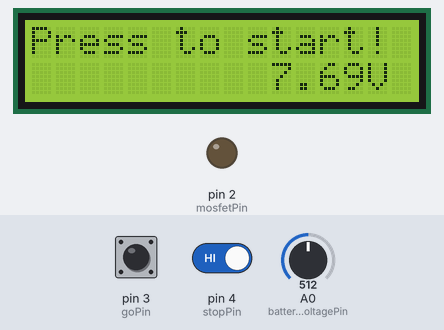
The sketch below on a simulated Arduino Uno, built with avr-gcc and run on an emulated ATmega328P. On the bench: 16×2 character LCD, output pins drawn as LEDs (lit = HIGH). The inputs (shaded band) are chosen by the test bench; at power-on: pin 3 (goPin) HIGH, pin 4 (stopPin) HIGH, A0 (batteryVoltagePin) = 512. What the sketch prints to the serial monitor is not drawn.

Above: at 1.2 s.
1.3 s: pin 3 (goPin) pulled LOW for 0.15 s
At 2.5 s:
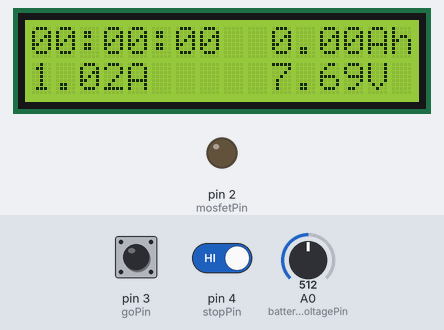
2.9 s: pin 3 (goPin) driven LOW and pin 4 (stopPin) driven LOW
At 3.8 s:
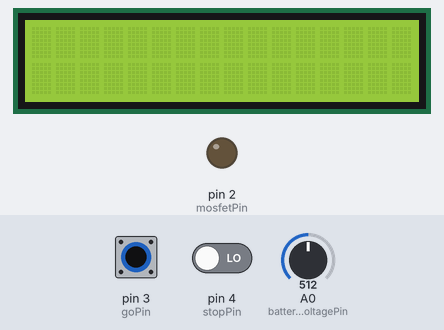
At 33.8 s:
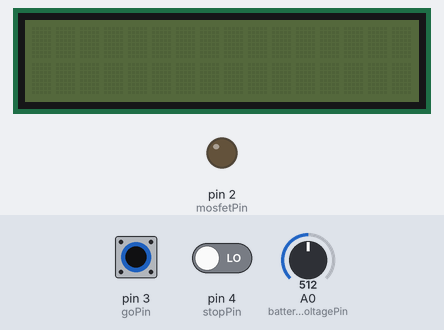
Timing chart, 0 to 34.4 s (numbered marks = the images above; inputs shaded):
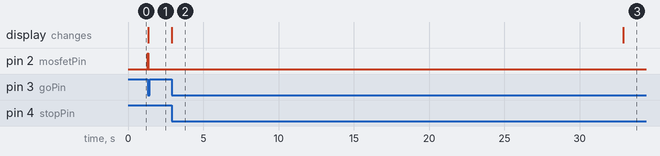

Measured:
- after the input at 1.3 s, pin 2 (mosfetPin): LOW → HIGH at once, → LOW 0.03 s later; the display: changes at once (image 1)
- after the input at 2.9 s, the display: changes at once (image 2)
- what the display in image 2 shows lasts 30.0 s, from 2.9 s to 32.9 s

The sketch:

Checker_2.ino
```cpp
//Antony Cratwright Electronics & Code.
//Designed and written by Antony Cartwright on 04/06/2021.

//You can see my videos here:
//Part 1: https://www.youtube.com/watch?v=DFCcOqFxxGA
//Part 2: https://www.youtube.com/watch?v=EUuwX6P-pak

//The code and hardware has changed a little. This code is better, more efficient, tidier and commented out better.
//It also accounts for an anti-reverse diode. I accidentally reverse-connected the device and blew the LCD and the mosfet.
//In my hardware, I haven't actually fitted the diode properly. I'll show you that in the next viudeo hopefully. The board needs a redesign.

//This project is code for a battery drainer. It applies a load of a known resistance to a battery and monitors it's performance. Therefore, we can work out its acapacity accurately.

//Include I2C LCD libraries.
#include <Wire.h>
#include <LiquidCrystal_I2C.h>

//Define the pins.
#define mosfetPin 2
#define goPin 3
#define stopPin 4
#define batteryVoltagePin A0

//LCD Library for I2C
LiquidCrystal_I2C lcd(0x27, 16, 2);

//Is the load currently supposed to be running?
bool runLoad = false;

//Last time a poll occured.
long lastMillisPoll = 0;

//Last time a LCD was updated.
long lastMillisLCD = 0;

//Last known pin states.
bool goPinLastState = HIGH;
bool stopPinLastState = HIGH;

//System voltage - Needed for the ADC calulation.
const float systemVoltage = 5.01; //Enter system voltage here.

//This only gets set once. Voltage per count.
float vpc = systemVoltage / 1024;

//The ratio of the resistors matters, it's used to scale up to correct voltage.
const float voltageDivider1 = 9.66; //Put R1 resistance here.
const float voltageDivider2 = 4.95; //Put R2 resistance here.

//Knowing the resistor restances, we can calculate the 'multiplier'.
float multiplier = (voltageDivider1 + voltageDivider2) / voltageDivider2;

//The load resistance. This needs to be accurate.
const float loadResistance = 7.51; //Put R3 and fan equivalent resistance here.

//Amp polls are done approx 1 time per second and aren't reset. Temporary values are here.
float ampSecondsSum = 0; //Sum is the sum of the samples.
int ampSecondsCount = 0; //Count is the amount of samples taken.

//Voltage polls are done approx 10 times per second, then reset. Temporary values are here.
float batteryVoltageSum = 0; //Sum is the sum of the samples.
int batteryVoltageCount = 0; //Count is the amount of samples taken.
float batteryVoltageAvg = 0;

//Time this drain started.
long millisStarted = 0;

//Time last input was detected.
long lastInput = 0;

//Last LCD on state.
bool LCDOn = true;

//Reverse protection diode drop voltage.
const float diodeDrop = 0.30;

void setup() {
  // put your setup code here, to run once:
  Serial.begin(115200);

  //Set the min modes for the 4 pins.
  pinMode(mosfetPin, OUTPUT);
  pinMode(goPin, INPUT_PULLUP);
  pinMode(stopPin, INPUT_PULLUP);
  pinMode(batteryVoltagePin, INPUT);

  lcd.init(); //Initialise the LCD.

  LCDBackgroundOn(true); //Turn the LCD backlight on.

  //lcd.setCursor(0, 0);
  //lcd.print("Starting Up!");

  lcd.setCursor(0, 0);
  lcd.print("Press to start!");

  //Let's see the start voltage to start with.
  int counts = analogRead(batteryVoltagePin);
  float voltageIn = counts * vpc; //Get the read in voltage.

  lcd.setCursor(10, 1);
  lcd.print(String(voltageIn * multiplier + 0.30) + "V"); //Print the voltage to the LCD.
}

void LCDBackgroundOn(bool on) {
  if (on) {
    lcd.backlight();
  } else {
    lcd.noBacklight();
  }
  LCDOn = on;
  Serial.println("Backlight: " + on);
}

void RestartLoad() {
  Serial.println("Go!");

  //Reset counters
  millisStarted = 0;
  ampSecondsSum = 0;
  ampSecondsCount = 0;

  //Set the run flag.
  runLoad = true;

  //Clear LCD.
  lcd.clear();

  //Write the mosfet HIGH.
  digitalWrite(mosfetPin, HIGH);

  //Log start time.
  millisStarted = millis();

  Serial.println("Mosfet High!");
}

void StopLoad() {
  Serial.println("Stop!");

  //Set the run flag.
  runLoad = false;

  //Write the mosfet LOW.
  digitalWrite(mosfetPin, LOW);

  //Millis started should be 0 as it hasn't started.
  millisStarted = 0;
}

void loop() {
  // put your main code here, to run repeatedly:

  long millisNow = millis(); //Get the current time now.

  //If time now is greater than the last input add 30 seconds, then turn backlight off...
  if (millisNow > lastInput + 30000) {
    LCDBackgroundOn(false);
  }

  //Find out if go/stop has been pressed.
  bool goPressed = (digitalRead(goPin) != goPinLastState) && digitalRead(goPin) == LOW;
  goPinLastState = digitalRead(goPin);
  bool stopPressed = (digitalRead(stopPin) != stopPinLastState) && digitalRead(stopPin) == LOW;
  stopPinLastState = digitalRead(stopPin);

  //If the go or stop pins have been pressed:
  if (goPressed || stopPressed)
  {
    //If the LCD is not on:
    if (!LCDOn) {
      //Turn the LCD on and ignore the input.
      //The first input is to wake the device up.
      LCDBackgroundOn(true);
    } else {
      //A button has been pressed and the backlight is already on.
      if (goPressed)
      {
        //Go is pressed.
        if (runLoad == false)
        {
          //Load isn't running.
          //If the light is on, and go is pressed, then we restart the load.
          RestartLoad();
        }
      }

      if (stopPressed)
      {
        //Stop is pressed.
        if (runLoad == true)
        {
          //Load is running.
          //If the light is on, and stop is pressed, then we stop the load.
          StopLoad();
        }
      }
    }

    //Record last time something was pressed.
    lastInput = millisNow;
  }

  if (runLoad) {
    //If the run flag says yes:

    if (millisNow >= lastMillisPoll + 100) {
      //Battery Voltage samples taken every 100ms.

      int counts = analogRead(batteryVoltagePin); //Read A0 counts.
      float voltageIn = counts * vpc; //Calculate voltage in.
      Serial.println("Voltage In: " + String(voltageIn));

      batteryVoltageSum += (voltageIn * multiplier + 0.30); //Add to the summed battery voltage.
      batteryVoltageCount++; //Add 1 to the sample count.

      //Record last sample time.
      lastMillisPoll = millisNow;
    }

    if (millisNow >= lastMillisLCD + 1000) {
      //LCD and Amps calcs performed every 1000ms.

      //Get seconds since started running load and convert to HH:mm:SS.
      long seconds = ((millisNow - millisStarted) / 1000);
      long minutes = seconds / 60;
      seconds -= minutes * 60;
      long hours = minutes / 60;
      minutes -= hours * 60;

      char duration[9];
      sprintf(duration, "%02ld:%02ld:%02ld", hours, minutes, seconds);

      Serial.println("Duration: " + String(duration));

      //Top left print duration.
      lcd.setCursor(0, 0);
      lcd.print(duration);

      //Average (mean) battery voltage.
      batteryVoltageAvg = batteryVoltageSum / batteryVoltageCount;

      //After the averages are taken, reset the voltage counters for the next second.
      batteryVoltageSum = 0;
      batteryVoltageCount = 0;

      //Top right print batteryVoltageAvg.
      lcd.setCursor(10, 1);
      lcd.print(String(batteryVoltageAvg) + "V");

      //Calculate amperage. V/R=A.
      float amperage = batteryVoltageAvg / loadResistance;
      Serial.println("Amperage: " + String(amperage));

      //Bottom left print current amperage.
      lcd.setCursor(0, 1);
      lcd.print(String(amperage) + "A");

      //As well as showing the spot Amp load check, we also store it for the AH calcs as well as the per-second sample count.
      ampSecondsSum += amperage;
      Serial.println("ampSecondsSum: " + String(ampSecondsSum));
      ampSecondsCount++;
      Serial.println("ampSecondsCount: " + String(ampSecondsCount));

      //An Amp-hour is equal to 3600 Amp-seconds.
      String ampHours = String(ampSecondsSum / 3600) + "Ah";

      Serial.println("Ah: " + ampHours);

      //Display this on the top right of the LCD.
      lcd.setCursor(16 - ampHours.length(), 0);
      lcd.print(ampHours);

      //Save last LCD update. We also do the amps calc once a second but it's only necessary to record either/or.
      lastMillisLCD = millisNow;
    }

    //If at any point, the battery drops to 12v, it has become discharged. Stop the test!
    if (batteryVoltageAvg < 12) {
      StopLoad();
      Serial.println("Battery Discharged!");
    }
  }

  delay(1);
}
```
